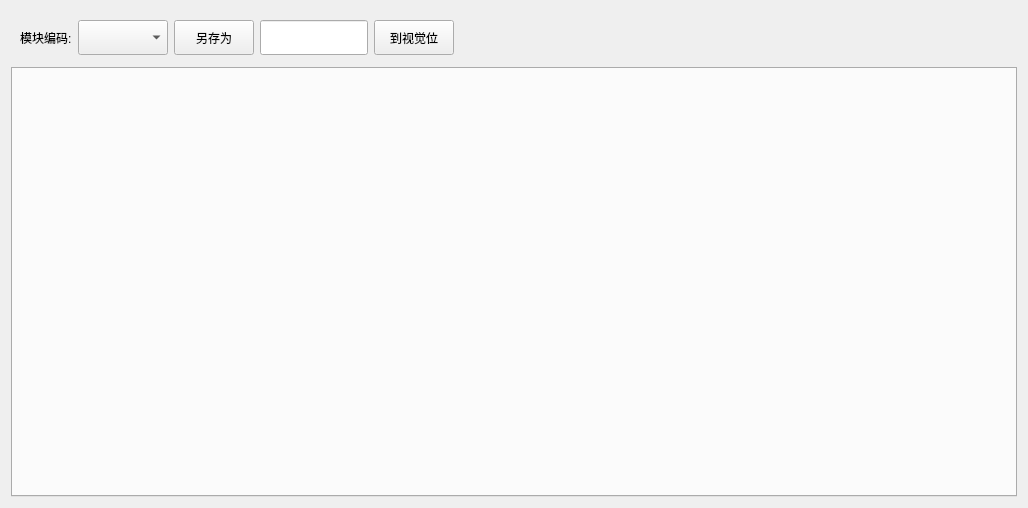
<?xml version="1.0" encoding="UTF-8"?>
<ui version="4.0">
 <class>WidgetRecipeVision</class>
 <widget class="QWidget" name="WidgetRecipeVision">
  <property name="geometry">
   <rect>
    <x>0</x>
    <y>0</y>
    <width>1028</width>
    <height>508</height>
   </rect>
  </property>
  <property name="windowTitle">
   <string>Form</string>
  </property>
  <layout class="QGridLayout" name="gridLayout">
   <item row="0" column="0">
    <widget class="QWidget" name="widget" native="true">
     <property name="maximumSize">
      <size>
       <width>16777215</width>
       <height>50</height>
      </size>
     </property>
     <layout class="QHBoxLayout" name="horizontalLayout_4">
      <item>
       <widget class="QLabel" name="label_3">
        <property name="minimumSize">
         <size>
          <width>0</width>
          <height>35</height>
         </size>
        </property>
        <property name="text">
         <string>模块编码:</string>
        </property>
       </widget>
      </item>
      <item>
       <widget class="QComboBox" name="comboBox_Recipe">
        <property name="minimumSize">
         <size>
          <width>90</width>
          <height>35</height>
         </size>
        </property>
       </widget>
      </item>
      <item>
       <widget class="QPushButton" name="btnSaveAs">
        <property name="minimumSize">
         <size>
          <width>0</width>
          <height>35</height>
         </size>
        </property>
        <property name="text">
         <string>另存为</string>
        </property>
       </widget>
      </item>
      <item>
       <widget class="QLineEdit" name="LineEditSaveAsName">
        <property name="sizePolicy">
         <sizepolicy hsizetype="Fixed" vsizetype="Fixed">
          <horstretch>0</horstretch>
          <verstretch>0</verstretch>
         </sizepolicy>
        </property>
        <property name="minimumSize">
         <size>
          <width>0</width>
          <height>35</height>
         </size>
        </property>
       </widget>
      </item>
      <item>
       <widget class="QPushButton" name="btnVisionPos">
        <property name="minimumSize">
         <size>
          <width>0</width>
          <height>35</height>
         </size>
        </property>
        <property name="text">
         <string>到视觉位</string>
        </property>
       </widget>
      </item>
      <item>
       <spacer name="horizontalSpacer">
        <property name="orientation">
         <enum>Qt::Horizontal</enum>
        </property>
        <property name="sizeHint" stdset="0">
         <size>
          <width>40</width>
          <height>20</height>
         </size>
        </property>
       </spacer>
      </item>
     </layout>
    </widget>
   </item>
   <item row="1" column="0">
    <widget class="QTabWidget" name="tabWidget"/>
   </item>
  </layout>
 </widget>
 <resources/>
 <connections/>
</ui>
